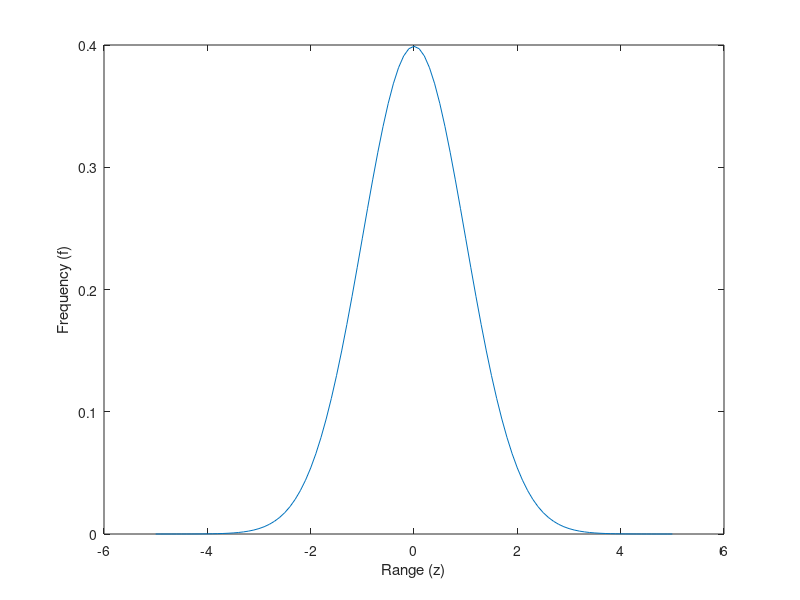

Recreate this plot in MATLAB.
clc;
clear;

z = -5:0.1:5;
f = (1/(sqrt(2*pi))*exp(-(z.^2)/2));


plot(z,f);
xlabel("Range (z)");
ylabel("Frequency (f)");